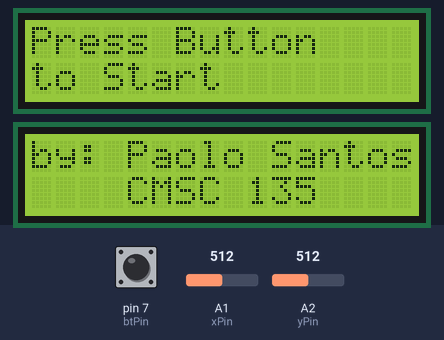
This sketch was run on a simulated Arduino Uno, built with avr-gcc and run on an emulated ATmega328P. Shown: 2 × 16×2 character LCD. Inputs (shaded band) come from the test bench; at power-on: pin 7 (btPin) HIGH, A1 (xPin) = 512, A2 (yPin) = 512. Random numbers use the default seed unless the sketch sets one; what the sketch prints to the serial monitor is not drawn.

Above: at 6.24 s.
6.7 s: pin 7 (btPin) pulled LOW for 0.8 s
At 7.4 s:
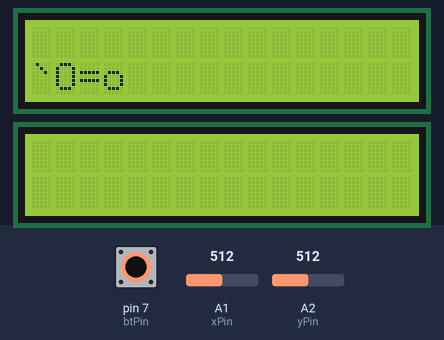
10.9 s: A1 (xPin) set to 315
14.3 s: A1 (xPin) set to 286
At 16.1 s:
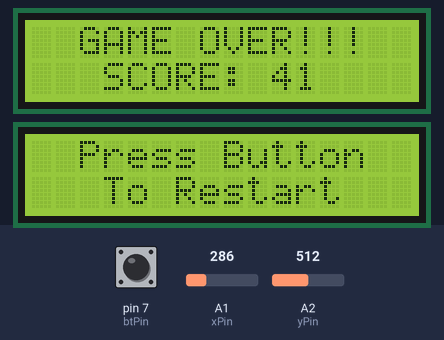
16.5 s: pin 7 (btPin) pulled LOW for 3.2 s
At 21.71 s:
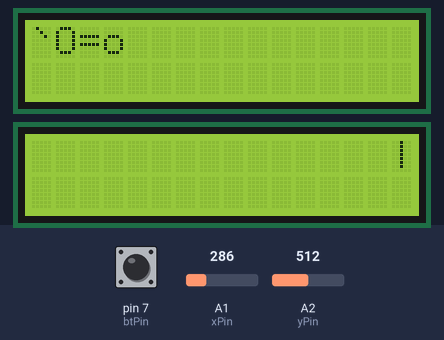
23.1 s: A2 (yPin) set to 710
At 24.58 s:
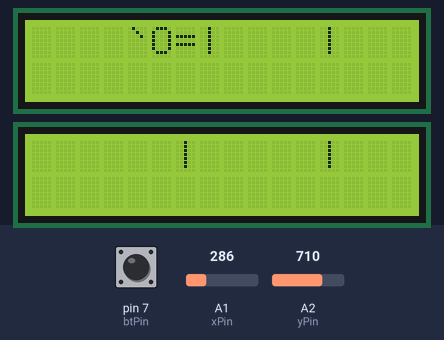
Timing chart, 0 to 26.1 s (numbered marks = the images above; inputs shaded):
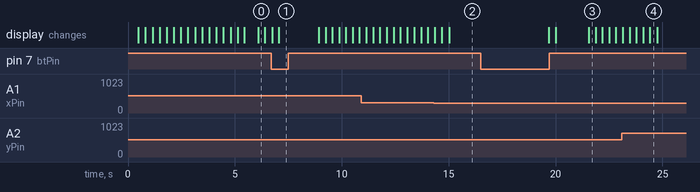

Measured:
- the behaviour switches between 300 and 299 on A1 (xPin) (found by bisection; images 1 and 2)
- after the input at 16.5 s, the display: first changes after 3.2 s (image 3 shows a later state)

The sketch:

MP_code_v2.ino
```cpp
// include the library code
#include <Wire.h>
#include <LiquidCrystal_I2C.h>

#define  STATE_GAME       1
#define  STATE_GAME_LOST  2
#define  STATE_GAME_WON   3
#define  STATE_MENU       0
/**********************************************************/
int state = STATE_MENU;
int lcd_width = 16;
int tim = 300;

const int xPin = A1;     //X attach to A0
const int yPin = A2;     //Y attach to A1
const int btPin = 7;     //Bt attach to digital 7

// define the player and starting position
String player_ship =    "`O=o";
int player_position_y = 1;
int player_position_x = 0;
int score = 0;

int number_of_enemies = 20;
// This defines the enemies if you want to build your level by hand.
// Below, these values will be overwritten by random values. But I
// wanted to leave this in so you can see how to define a level.
// Simply comment out the code below that fills in random the values.
int enemies_x[20];
int enemies_y[20];
int enemies_x2[20];
int enemies_y2[20];

// initialize the library with the numbers of the interface pins
LiquidCrystal_I2C lcd(0x27,16,2);  // set the LCD address to 0x27 for a 16 chars and 2 line display
LiquidCrystal_I2C lcd2(0x23,16,2);
/*********************************************************/
void setup()
{
  //setup lcd
  lcd.begin();  //initialize the lcd
  lcd.backlight();  //open the backlight
  lcd2.begin();
  lcd2.backlight();
  //setup controller
  pinMode(btPin,INPUT); //set btpin as INPUT
  digitalWrite(btPin, HIGH); //and HIGH
  //setup serial monitor
  Serial.begin(9600); //initialize serial monitor

  // Startup Screen
  startLoading();

  // randomSeed() will then shuffle the random function.
  randomSeed(analogRead(0));
  initialize();
}
/*********************************************************/
void loop()
{
  delay(tim);
  if(state == STATE_MENU) {
    menuDisplay();  //press start display
    //check if button pressed
    if (digitalRead(btPin)==0) {
      state=STATE_GAME;
    }
  }
  else if(state == STATE_GAME) {
      // clear the screen and draw the player
      lcd.clear();
      lcd2.clear();
      if (player_position_y<2){
        lcd.setCursor(player_position_x, player_position_y);
        lcd.print(player_ship);
      }else {
        lcd2.setCursor(player_position_x, player_position_y-2);
        lcd2.print(player_ship);
      }

      // for each enemy
      for(int i=0; i<number_of_enemies; i++) {
        // move them to the left 1 space
        enemies_x[i] = enemies_x[i] - 1;
        enemies_x2[i] = enemies_x2[i] - 1;

        // and draw them where they should appear
        if(enemies_x[i] >= 0 && enemies_x[i] <= lcd_width) {
          lcd.setCursor(enemies_x[i], enemies_y[i]);
          lcd.print("|");
          lcd2.setCursor(enemies_x2[i], enemies_y2[i]);
          lcd2.print("|");
          score++;
        }

        // check to see if any enemy touches the player, if so, GAME OVER!!!
        if (player_position_y<2){
          if((enemies_x[i] <= player_position_x+player_ship.length())
          && (enemies_x[i] >= player_position_x)
          && (enemies_y[i] == player_position_y))
          state = STATE_GAME_LOST;
        } else {
          if((enemies_x2[i] <= player_position_x+player_ship.length())
          && (enemies_x2[i] >= player_position_x)
          && (enemies_y2[i] == player_position_y-2))
          state = STATE_GAME_LOST;
        }
      }

      // check to see if all enemies have been passed, if so, GAME WON!!!
      if(enemies_x[(number_of_enemies-1)] < 0)
        state = STATE_GAME_WON;

      // check for controls
      controller();
  }
  else if(state == STATE_GAME_LOST) {
      lcd.clear();
      lcd.setCursor(2, 0);
      lcd.print("GAME OVER!!!");
      lcd.setCursor(3, 1);
      lcd.print("SCORE: ");
      lcd.setCursor(10, 1);
      lcd.print(score);
      lcd2.clear();
      lcd2.setCursor(2, 0);
      lcd2.print("Press Button");
      lcd2.setCursor(3, 1);
      lcd2.print("To Restart");

      //check if button pressed
      if (digitalRead(btPin)==0) {
        initialize();
        state=STATE_GAME;
      }
      delay(2000);
  }
  else if(state == STATE_GAME_WON) {
      lcd.clear();
      lcd.setCursor(3, 0);
      lcd.print("You WIN!!!");
      lcd2.clear();
      lcd2.setCursor(2, 0);
      lcd2.print("Press Button");
      lcd2.setCursor(3, 1);
      lcd2.print("To Restart");

      //check if button pressed
      if (digitalRead(btPin)==0) {
        initialize();
        state=STATE_GAME;
      }
  }
}
/************************************************************/
void startLoading () {
  for (int i=0; i<lcd_width; i++){
    lcd.setCursor(2,0);
    lcd.print("SPEED RACER!");
    lcd.setCursor(i,1);
    lcd.print(player_ship);
    lcd2.setCursor(i*2,0);
    lcd2.print(player_ship);
    lcd2.setCursor(i*3,1);
    lcd2.print(player_ship);
    delay(tim);
    lcd2.clear();
    lcd.clear();
  }
}

void menuDisplay (){
  lcd.clear();
  lcd2.clear();
  delay(tim);
  lcd.setCursor(0,0);
  lcd.print("Press Button");
  lcd.setCursor(0,1);
  lcd.print("to Start");
  lcd2.setCursor(0,0);
  lcd2.print("by: Paolo Santos");
  lcd2.setCursor(4,1);
  lcd2.print("CMSC 135");
}

void initialize () {
  int accumulation = lcd_width;
    for(int i=0; i<number_of_enemies; i++) {
      // randomly pick a number between the ship's length and 8
      enemies_x2[i] = accumulation+random((player_ship.length()+1), 8);
      enemies_y2[i] = enemies_y[i];
      //for the bottom screen
      accumulation += random((player_ship.length()+1), 8);
      enemies_x[i] = accumulation;
      enemies_y[i] = random(0,2);
    }
    player_position_y = 1;
    player_position_x = 0;
    score=0;
}

void controller () {
  if (analogRead(xPin)>700 && player_position_y<3) { //down
    player_position_y++;
  } else if (analogRead(xPin)<300 && player_position_y>0) {  //up
    player_position_y--;
  }

  if (analogRead(yPin)>700 and player_position_x<lcd_width-player_ship.length()) {
    player_position_x++;
  } else if (analogRead(yPin)<300 and player_position_x>0) {
    player_position_x--;
  }
  Serial.println(analogRead(yPin),DEC); //read the value of A1 and print it in decimal
}
```
